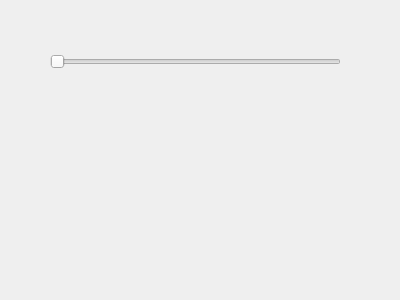
<?xml version="1.0" encoding="UTF-8"?>
<ui version="4.0">
 <class>Dialog</class>
 <widget class="QDialog" name="Dialog">
  <property name="geometry">
   <rect>
    <x>0</x>
    <y>0</y>
    <width>400</width>
    <height>300</height>
   </rect>
  </property>
  <property name="windowTitle">
   <string>Dialog</string>
  </property>
  <widget class="QSlider" name="horizontalSlider">
   <property name="geometry">
    <rect>
     <x>50</x>
     <y>41</y>
     <width>291</width>
     <height>41</height>
    </rect>
   </property>
   <property name="orientation">
    <enum>Qt::Horizontal</enum>
   </property>
  </widget>
 </widget>
 <resources/>
 <connections/>
</ui>
